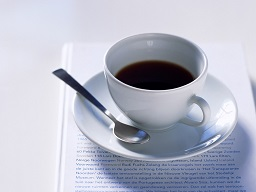
#> input picture 1/ex1-1_pycharm_basic/sample.jpg, 256 x 192 px
$ python ex1-1_pycharm_basic.py
#> lines starting #> are read from the running program, lines starting #| are printed output that depends on the picture
""" Pycharm basics """
import cv2
import numpy as np

img = cv2.imread('./sample.jpg')
#> img is the input picture: shape (192, 256, 3); mean B, G, R 200.5, 186, 183.1
cv2.imshow('img', img)
cv2.waitKey(0)  # display the window infinitely until any keypress
cv2.destroyAllWindows()

img2 = img
img2[:, :, 0] = 0  # turn off the all blue pixels (BGR)
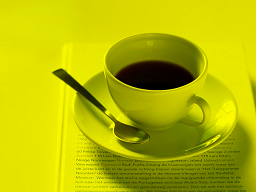
#> img2: shape (192, 256, 3); mean B, G, R 0, 186, 183.1
cv2.imwrite('./sample_out.jpg', img2)
cv2.imshow('img2', img2)
cv2.waitKey(0)
cv2.destroyAllWindows()

img3 = np.zeros_like(img)
img3[:, :, 0] = 255
cv2.imshow('img3', img3)
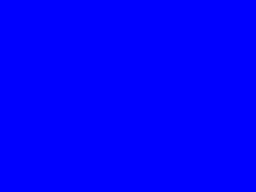
#> window 'img3': shape (192, 256, 3); mean B, G, R 255, 0, 0
cv2.waitKey(0)
cv2.destroyAllWindows()
